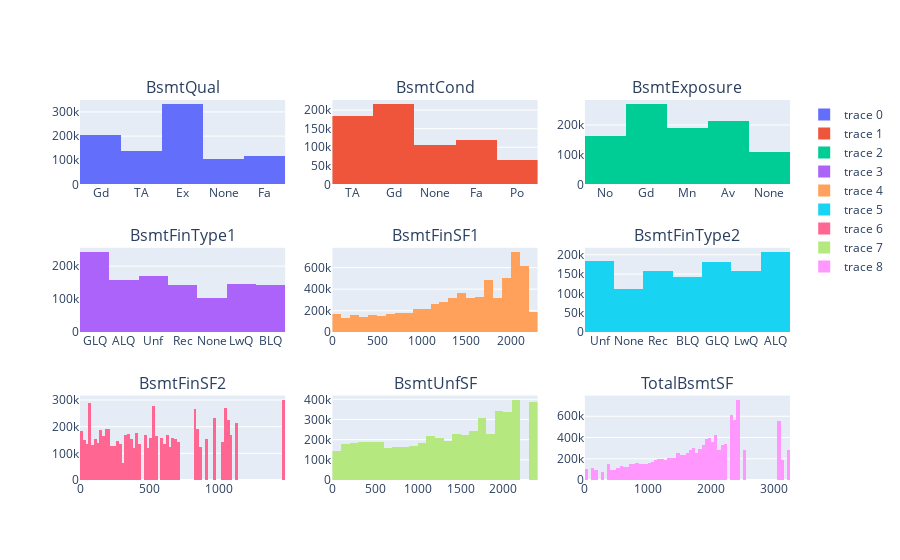

The notebook cell this image was saved under:
### Code cell
subs = make_subplots(3, 3, subplot_titles=basement)
col_no=0
for r in range(1, 4):
    for c in range(1, 4):
        attr = basement[col_no]
        subs.add_trace(go.Histogram(x=basement_data[attr], y=data.SalePrice, histfunc="avg"), row=r, col=c)
        col_no=col_no+1
subs.show()

### Figure 1 — Plotly figure (JSON) as saved in the notebook; plotly's stock layout.template omitted (floating-point values rounded to 4 significant figures; data arrays with more than 128 entries replaced by an {"elided": "..."} marker saying what was removed)
{"data": [{"histfunc": "avg", "type": "histogram", "x": {"elided": "1198 str values"}, "xaxis": "x", "y": {"elided": "1198 int values"}, "yaxis": "y"}, {"histfunc": "avg", "type": "histogram", "x": {"elided": "1198 str values"}, "xaxis": "x2", "y": {"elided": "1198 int values"}, "yaxis": "y2"}, {"histfunc": "avg", "type": "histogram", "x": {"elided": "1198 str values"}, "xaxis": "x3", "y": {"elided": "1198 int values"}, "yaxis": "y3"}, {"histfunc": "avg", "type": "histogram", "x": {"elided": "1198 str values"}, "xaxis": "x4", "y": {"elided": "1198 int values"}, "yaxis": "y4"}, {"histfunc": "avg", "type": "histogram", "x": {"elided": "1198 int values"}, "xaxis": "x5", "y": {"elided": "1198 int values"}, "yaxis": "y5"}, {"histfunc": "avg", "type": "histogram", "x": {"elided": "1198 str values"}, "xaxis": "x6", "y": {"elided": "1198 int values"}, "yaxis": "y6"}, {"histfunc": "avg", "type": "histogram", "x": {"elided": "1198 int values"}, "xaxis": "x7", "y": {"elided": "1198 int values"}, "yaxis": "y7"}, {"histfunc": "avg", "type": "histogram", "x": {"elided": "1198 int values"}, "xaxis": "x8", "y": {"elided": "1198 int values"}, "yaxis": "y8"}, {"histfunc": "avg", "type": "histogram", "x": {"elided": "1198 int values"}, "xaxis": "x9", "y": {"elided": "1198 int values"}, "yaxis": "y9"}], "layout": {"annotations": [{"font": {"size": 16}, "showarrow": false, "text": "BsmtQual", "x": 0.1444, "xanchor": "center", "xref": "paper", "y": 1.0, "yanchor": "bottom", "yref": "paper"}, {"font": {"size": 16}, "showarrow": false, "text": "BsmtCond", "x": 0.5, "xanchor": "center", "xref": "paper", "y": 1.0, "yanchor": "bottom", "yref": "paper"}, {"font": {"size": 16}, "showarrow": false, "text": "BsmtExposure", "x": 0.8556, "xanchor": "center", "xref": "paper", "y": 1.0, "yanchor": "bottom", "yref": "paper"}, {"font": {"size": 16}, "showarrow": false, "text": "BsmtFinType1", "x": 0.1444, "xanchor": "center", "xref": "paper", "y": 0.6111, "yanchor": "bottom", "yref": "paper"}, {"font": {"size": 16}, "showarrow": false, "text": "BsmtFinSF1", "x": 0.5, "xanchor": "center", "xref": "paper", "y": 0.6111, "yanchor": "bottom", "yref": "paper"}, {"font": {"size": 16}, "showarrow": false, "text": "BsmtFinType2", "x": 0.8556, "xanchor": "center", "xref": "paper", "y": 0.6111, "yanchor": "bottom", "yref": "paper"}, {"font": {"size": 16}, "showarrow": false, "text": "BsmtFinSF2", "x": 0.1444, "xanchor": "center", "xref": "paper", "y": 0.2222, "yanchor": "bottom", "yref": "paper"}, {"font": {"size": 16}, "showarrow": false, "text": "BsmtUnfSF", "x": 0.5, "xanchor": "center", "xref": "paper", "y": 0.2222, "yanchor": "bottom", "yref": "paper"}, {"font": {"size": 16}, "showarrow": false, "text": "TotalBsmtSF", "x": 0.8556, "xanchor": "center", "xref": "paper", "y": 0.2222, "yanchor": "bottom", "yref": "paper"}], "xaxis": {"anchor": "y", "domain": [0.0, 0.2889]}, "xaxis2": {"anchor": "y2", "domain": [0.3556, 0.6444]}, "xaxis3": {"anchor": "y3", "domain": [0.7111, 1.0]}, "xaxis4": {"anchor": "y4", "domain": [0.0, 0.2889]}, "xaxis5": {"anchor": "y5", "domain": [0.3556, 0.6444]}, "xaxis6": {"anchor": "y6", "domain": [0.7111, 1.0]}, "xaxis7": {"anchor": "y7", "domain": [0.0, 0.2889]}, "xaxis8": {"anchor": "y8", "domain": [0.3556, 0.6444]}, "xaxis9": {"anchor": "y9", "domain": [0.7111, 1.0]}, "yaxis": {"anchor": "x", "domain": [0.7778, 1.0]}, "yaxis2": {"anchor": "x2", "domain": [0.7778, 1.0]}, "yaxis3": {"anchor": "x3", "domain": [0.7778, 1.0]}, "yaxis4": {"anchor": "x4", "domain": [0.3889, 0.6111]}, "yaxis5": {"anchor": "x5", "domain": [0.3889, 0.6111]}, "yaxis6": {"anchor": "x6", "domain": [0.3889, 0.6111]}, "yaxis7": {"anchor": "x7", "domain": [0.0, 0.2222]}, "yaxis8": {"anchor": "x8", "domain": [0.0, 0.2222]}, "yaxis9": {"anchor": "x9", "domain": [0.0, 0.2222]}}}
